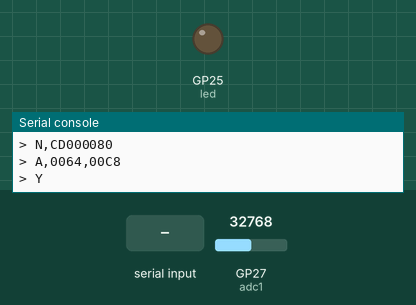
Simulated run of this program. Board: Raspberry Pi Pico running MicroPython. On the bench: output pins drawn as LEDs (lit = HIGH), the last lines printed to the serial console. The test bench sets the inputs (shaded band); at power-on: GP27 (adc1) = 32768 (analog values on the 0–65535 scale).

Above: at 5.5 s.
5.6 s: GP27 (adc1) set to 45874
At 9.9 s:
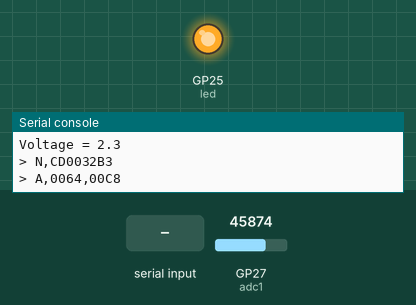
16.5 s: "1\n" received over the second serial link
22.5 s: GP27 (adc1) set to 57670
Timing chart, 0 to 38.7 s (numbered marks = the images above; inputs shaded):
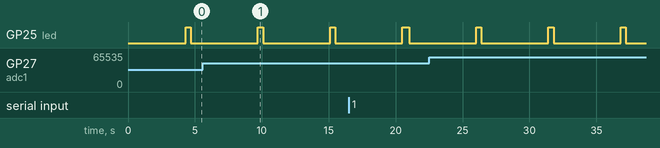

Measured:
- by itself, GP25 (led): alternates HIGH for 0.40 s and LOW for 5.0 s

The program:

example05_adc.py
```python
# (licence header left out)
# ADCピン接続図
##############
# ADC  #Pico #
##############
# AGND # 33  #
# ADC1 # 32  #
##############

ble_ad_id = 'CD00'                      # BLEビーコン用ID(先頭2バイト)

from machine import Pin,ADC             # ライブラリmachineのADCを組み込む
from machine import UART                # machineからUARTを組み込む
from utime import sleep                 # μtimeからsleepを組み込む

def rn4020(s = ''):                     # BLE RN4020との通信用の関数を定義
    if len(s) > 0:                      # 変数sが1文字以上あるとき
        print('>',s)                    # 内容を表示
        uart.write(s + '\n')            # コマンド送信
        sleep(0.1)                      # 0.1秒の待ち時間処理
    while uart.any() > 0:               # 受信バッファに文字があるとき
        rx = uart.readline().decode()   # 受信データを変数sに代入する
        print('<',rx.strip())           # 受信結果を表示する
        sleep(0.1)                      # 0.1秒の待ち時間処理

led = Pin(25, Pin.OUT)                  # GPIO出力用インスタンスledを生成
adc1 = ADC(1)                           # ADCポート1(Pin32)用adc1を生成

uart = UART(0, 115200, bits=8, parity=None, stop=1) # シリアルuartを生成
rn4020('V')                             # バージョン情報表示
rn4020('SF,2')                          # 全設定の初期化
sleep(0.5)                              # リセット待ち(1秒)
rn4020()                                # 応答表示
rn4020('SR,20000000')                   # 機能設定:アドバタイジング
rn4020('SS,00000001')                   # サービス設定:ユーザ定義
rn4020('SN,RN4020_ADC')                 # デバイス名:RN4020_ADC
rn4020('R,1')                           # RN4020を再起動
sleep(3)                                # リセット後にアドバタイジング開始
rn4020('D')                             # 情報表示
rn4020('Y')                             # アドバタイジング停止

payload = 0x0000                        # 送信データを保持する変数を生成
while True:                             # 繰り返し処理
    adc = adc1.read_u16()               # ADC値を取得
    volt = adc * 3.3 / 65535
    payload =  ((adc & 0xff) << 8) + (adc >> 8)
    s = str(round(volt,1))              # 小数点第1位で丸めた結果を文字列に
    print('Voltage =',s)                # 電圧値を表示
    s = ble_ad_id + '{:04X}'.format(payload)  # BLE送信データ(16進数に変換)
    led.value(1)                        # LEDをONにする
    rn4020('N,' + s)                    # データをブロードキャスト情報に設定
    rn4020('A,0064,00C8')               # 0.1秒間隔で0.2秒間のアドバタイズ
    sleep(0.1)                          # 0.1秒間の待ち時間処理
    rn4020('Y')                         # アドバタイジング停止
    led.value(0)                        # LEDをOFFにする
    sleep(5)                            # 5秒間の待ち時間処理
```
